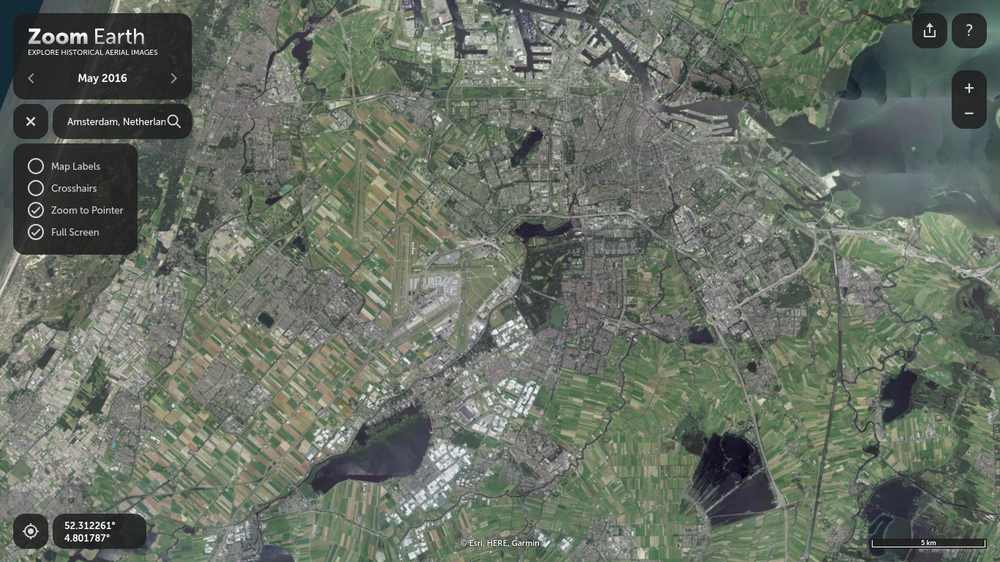
#> input picture ams_2016.png, 1000 x 562 px, shrunk from 1366 x 768 before the run
$ python data_producer_exp5.py
#> lines starting #> are read from the running program, lines starting #| are printed output that depends on the picture
from PIL import Image, ImageDraw
from datetime import datetime

file_name = "ams_2016"
img_file = Image.open(file_name+'.png')
#> img_file is the input picture: PIL image 1000x562 RGB; mean R, G, B 103.5, 111.3, 99.9
img = img_file.load()

new_img = Image.new("RGB", img_file.size, "#ffffff")
#> new_img: PIL image 1000x562 RGB; every value is 255
dctx = ImageDraw.Draw(new_img)

xs, ys = img_file.size
#> xs = 1000; ys = 562

green = 0

for x in range(0, xs):
    for y in range(0, ys):
        r, g, b = img[x, y]
        if r >= 34 and r <= 100 and g >= 60 and g <= 139 and b >= 34 and b <= 100:
            dctx.point([x, y],fill=(0, g, 0))

new_img.save('test_exp5/'+file_name+'_white.png')
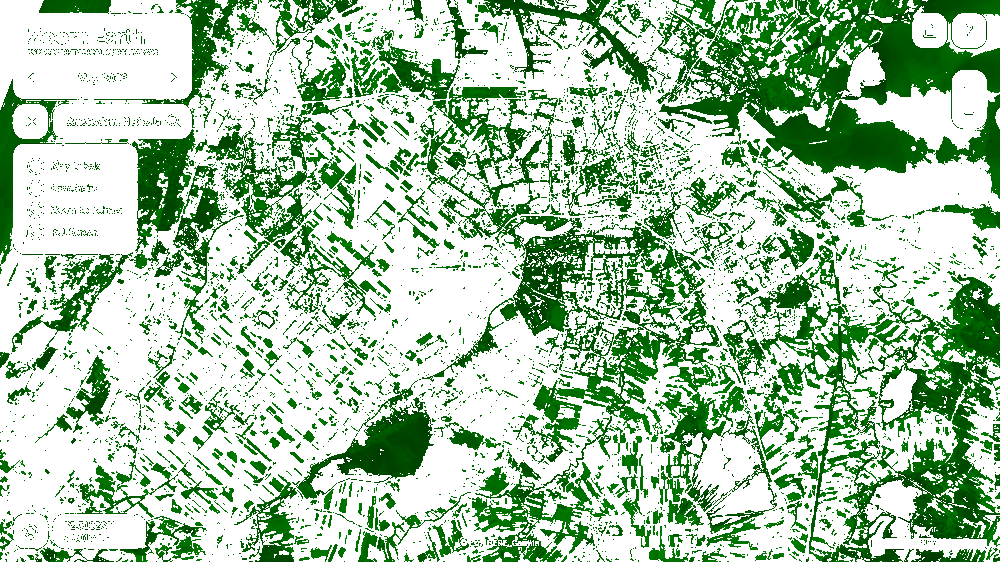
#> saved as ams_2016_white.png: PIL image 1000x562 RGB; mean R, G, B 168.9, 200.9, 168.9

#YEAR GREEN_VAL GREEN_DENSITY
#Chennai
#2004 110902593 105.71333672675695
#2017 107424262 102.39776072169352
#Amsterdam
#2004 102448475 97.65479635645437
#2016 116780045 111.31577617892874
#Absolute
#gre  1646023680 135.0

$ run again, with ams_2004.png copied over ams_2016.png
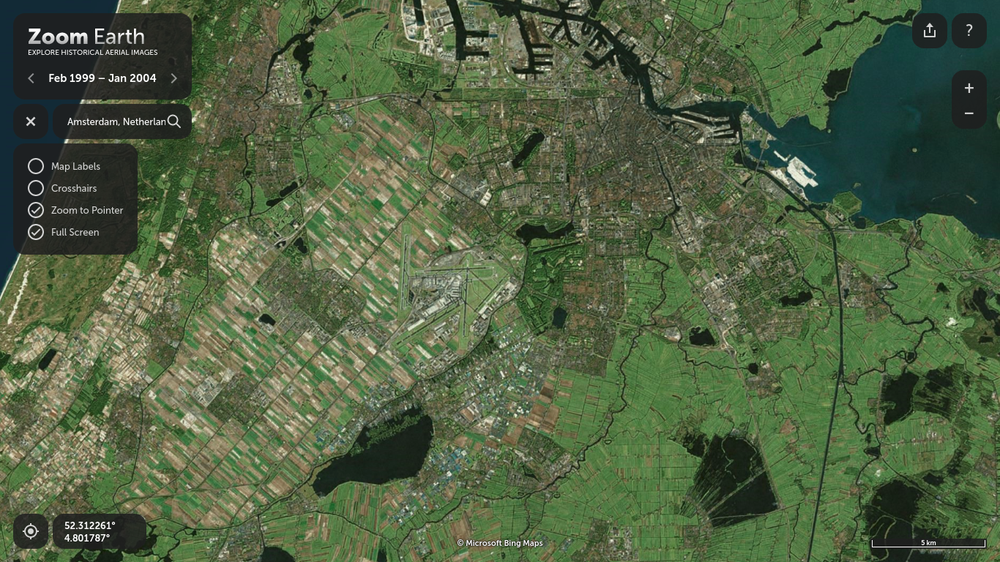
#> input picture ams_2004.png, 1000 x 562 px, shrunk from 1366 x 768 before the run
#> img_file is the input picture: PIL image 1000x562 RGB; mean R, G, B 80.9, 97.7, 66.6
#> new_img: PIL image 1000x562 RGB; every value is 255
#> `new_img.save('test_exp5/'+file_name+'_white.png')`:
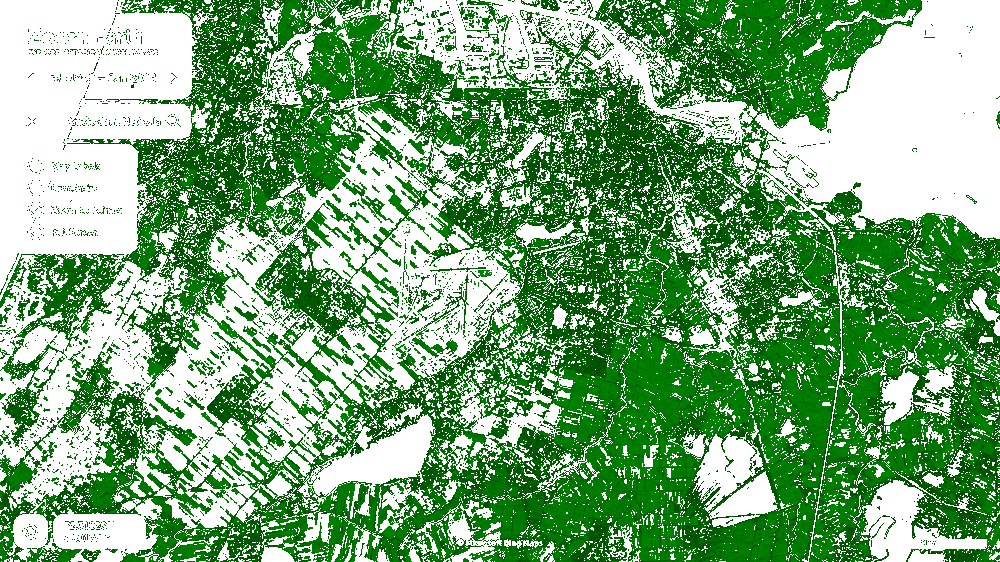
#> saved as ams_2016_white.png: PIL image 1000x562 RGB; mean R, G, B 122.8, 175.4, 122.8

$ run again, with chennai_2004.png copied over ams_2016.png
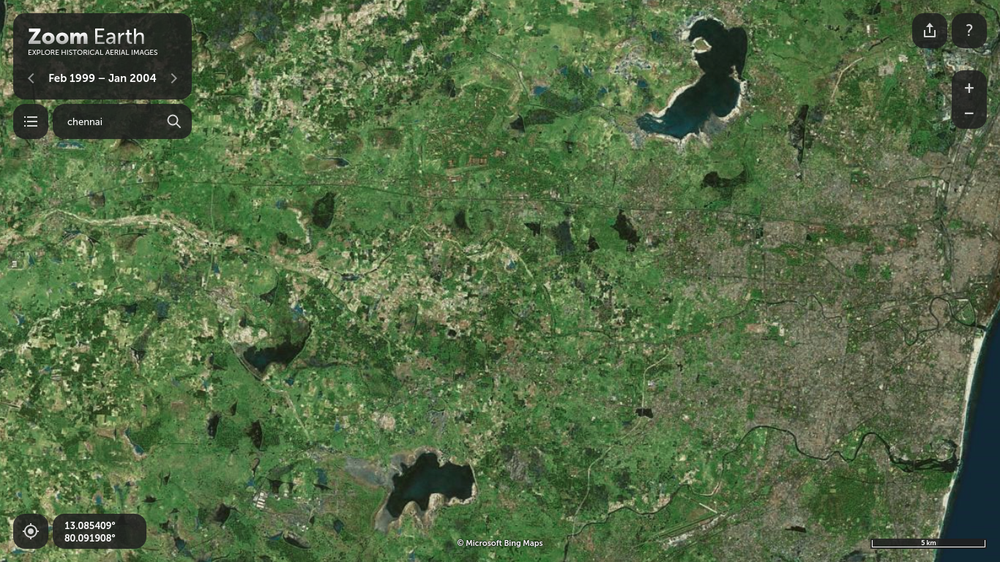
#> input picture chennai_2004.png, 1000 x 562 px, shrunk from 1366 x 768 before the run
#> img_file is the input picture: PIL image 1000x562 RGB; mean R, G, B 83.5, 105.7, 68.4
#> new_img: PIL image 1000x562 RGB; every value is 255
#> `new_img.save('test_exp5/'+file_name+'_white.png')`:
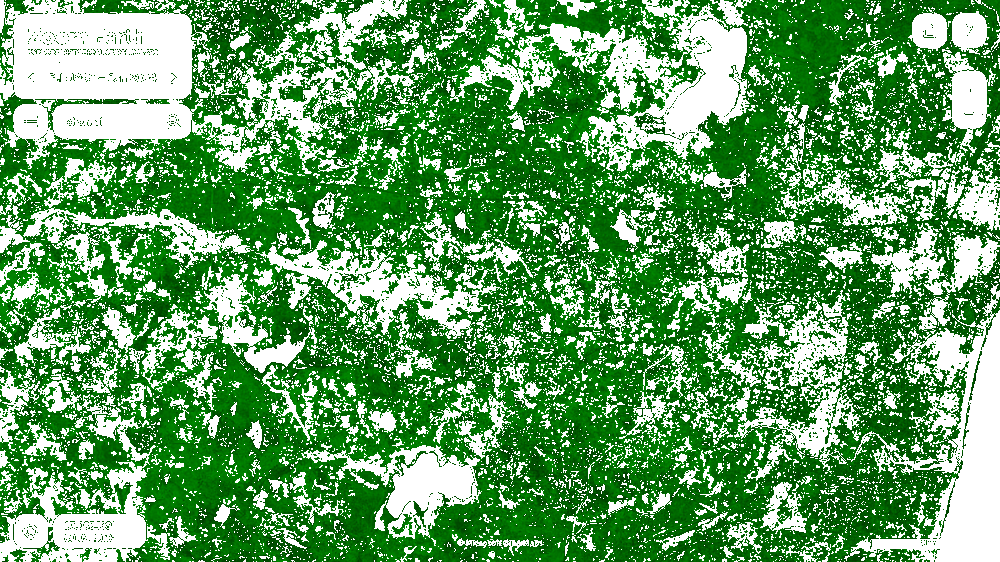
#> saved as ams_2016_white.png: PIL image 1000x562 RGB; mean R, G, B 97.8, 160.7, 97.8

$ run again, with chennai_2017.png copied over ams_2016.png
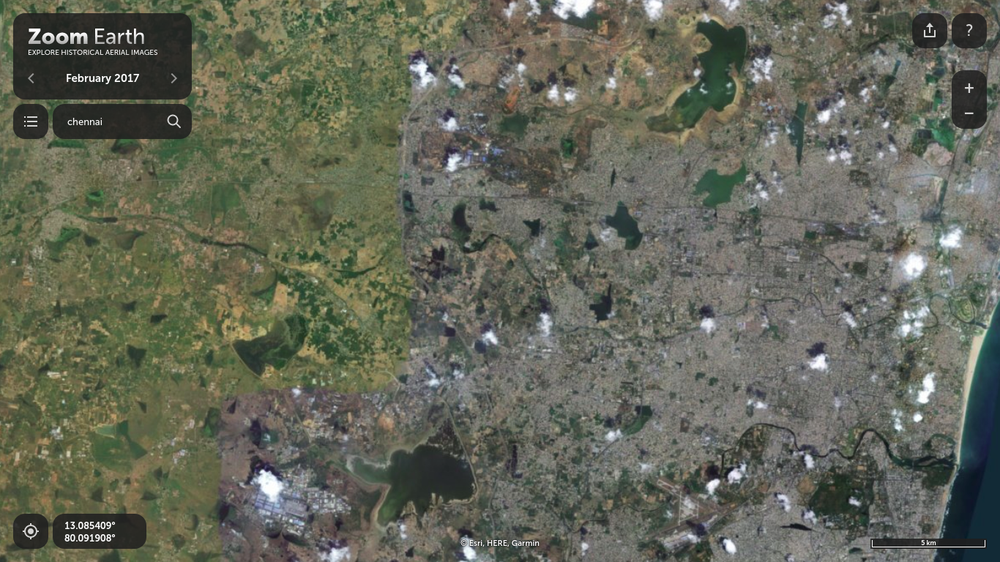
#> input picture chennai_2017.png, 1000 x 562 px, shrunk from 1366 x 768 before the run
#> img_file is the input picture: PIL image 1000x562 RGB; mean R, G, B 99.5, 102.4, 88.6
#> new_img: PIL image 1000x562 RGB; every value is 255
#> `new_img.save('test_exp5/'+file_name+'_white.png')`:
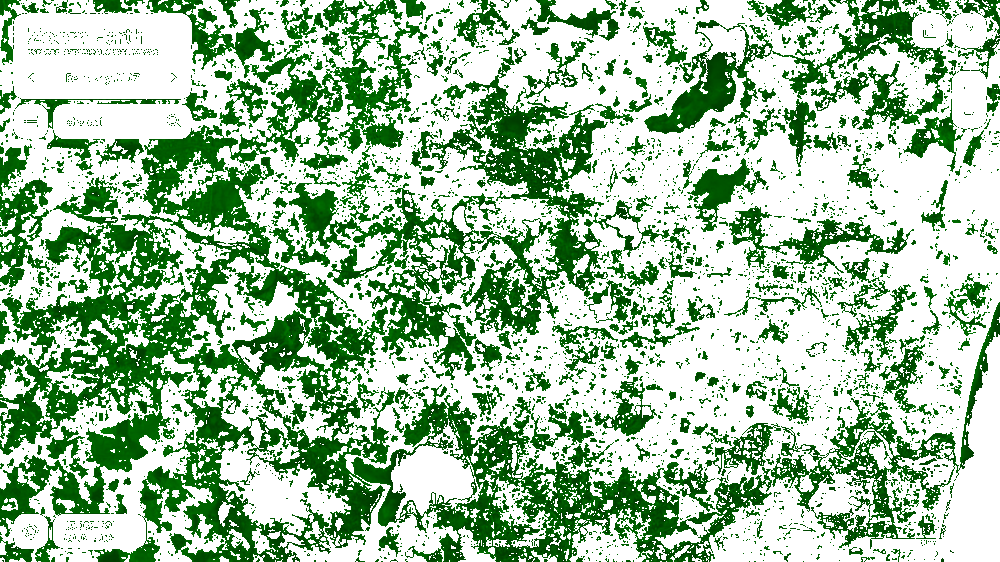
#> saved as ams_2016_white.png: PIL image 1000x562 RGB; mean R, G, B 159.2, 192.4, 159.2
